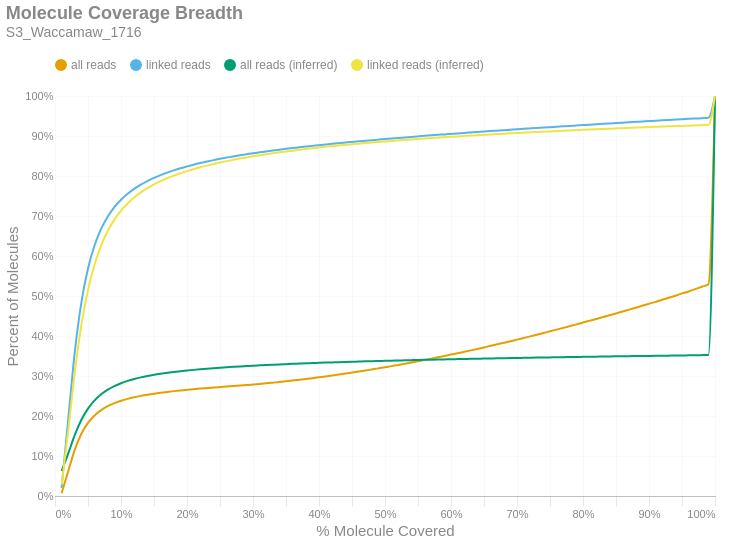

Here is the notebook cell this chart was saved with:
### Markdown cell above
### Molecule Read Coverage
This chart shows molecule coverage breadth as computed by the number of bases aligned to that molecule. In other words, "*how much of each unique long molecule is actually sequenced/aligned?*" Keep in mind there is a distinction between sequences and alignments, since some sequences belonging to a particular molecule may not align well and wouldn't appear in the alignment data. This chart also shows molecule coverage breadth as computed by the *inferred fragment* from which the aligned sequences originate. Unlike read coverage, this calculation takes into account the total insert size, including unsequenced gaps between the forward and reverse reads. Like the previous figures, these are cumulative percents.

### Code cell
if SKIPLR:
    print_html(f"Skipped")
else:
    binned_df = consolidated_hist(valids['coverage_bp'], mask, 0.01, True)
    binned_df_inf = consolidated_hist(valids['coverage_inserts'], mask, 0.01, True)
    binned_df = binned_df.with_columns(pl.lit(binned_df_inf['all reads (cumsum)']).alias('all reads (inferred)'))
    binned_df = binned_df.with_columns(pl.lit(binned_df_inf['linked reads (cumsum)']).alias('linked reads (inferred)'))
    binned_df = binned_df.with_columns(
        (pl.col('bin').cast(pl.Float64) + 0.01).alias('right_edge')
    )

    with SafeRender(binned_df):
        (
            density_plot(binned_df, 'Molecule Coverage Breadth', samplename, 'molcov', ['all reads (inferred)','linked reads (inferred)'])
            .encode(
                #x=alt.X('bin:Q', title="% Molecule Covered").axis(format = '%').scale(padding=0),
                x=alt.X('right_edge:Q', title="% Molecule Covered").axis(format='%').scale(padding=0),
                y=alt.Y('value:Q', title='Percent of Molecules')
                    .axis(format='%')
                    .stack(False)
                    .scale(domainMin=0, padding=0),
                color=alt.Color("key:N").scale(domain = ["all reads", "linked reads", "all reads (inferred)", "linked reads (inferred)"]),
                tooltip = [
                    alt.Tooltip("key:N", title = "Data Type"),
                    alt.Tooltip("range_label:N", title="% Molecule Covered"),
                    alt.Tooltip("value:Q", format = ".2%", title="% Molecules")
                ]
            )
        ).display()

### Figure 1 — Vega-Lite specification as saved in the notebook (floating-point values rounded to 4 significant figures)
{"width": "container", "height": 400, "config": {"title": {"anchor": "start", "dy": -15, "fontSize": 18, "color": "#888888", "subtitleColor": "#888888", "subtitleFontSize": 14}, "arc": {"fill": "#0072B2"}, "axis": {"domainColor": "#888888", "domainWidth": 0.5, "gridWidth": 0.2, "grid": false, "titleFontWeight": 400, "titleFontSize": 15, "labelFontSize": 11, "labelColor": "#888888", "tickColor": "#888888", "tickWidth": 0.2, "titleColor": "#888888"}, "axisBand": {"grid": false}, "axisX": {"grid": true, "tickSize": 10, "domainCap": "round"}, "axisY": {"domain": false, "grid": true, "tickSize": 0, "domainCap": "round"}, "background": "transparent", "header": {"labelFontSize": 15, "labelColor": "#888888", "titleFontSize": 15, "titleFontWeight": 600, "titleColor": "#888888"}, "legend": {"labelFont": "sans-serif", "labelFontSize": 12, "labelColor": "#888888", "symbolSize": 100, "symbolType": "circle", "titleFontSize": 12, "titlePadding": 10, "titleColor": "#888888", "title": null, "orient": "top"}, "range": {"category": ["#E69F00", "#56B4E9", "#009E73", "#F0E442", "#0072B2", "#D55E00", "#CC79A7", "#000000"], "diverging": ["#cfe8f3", "#a2d4ec", "#73bfe2", "#46abdb", "#1696d2", "#12719e"]}, "area": {"fill": "#0072B2", "fillOpacity": 0.7, "line": true, "strokeOpacity": 0.7}, "line": {"color": "#0072B2", "stroke": "#0072B2", "strokeWidth": 2}, "trail": {"color": "#0072B2", "stroke": "#0072B2", "strokeWidth": 0, "size": 1}, "point": {"filled": true, "fillOpacity": 1.0, "size": 95}, "text": {"color": "#888888", "fontSize": 11, "align": "right", "fontWeight": 400, "size": 11}, "bar": {"fill": "#0072B2", "stroke": null}, "view": {"stroke": null, "continuousWidth": 660, "continuousHeight": 400}}, "data": {"name": "data-cd6198a0d5f87f7f00e2169973776893"}, "mark": {"type": "line", "interpolate": "monotone", "point": {"opacity": 0, "size": 275}}, "encoding": {"color": {"field": "key", "scale": {"domain": ["all reads", "linked reads", "all reads (inferred)", "linked reads (inferred)"]}, "type": "nominal"}, "tooltip": [{"field": "key", "title": "Data Type", "type": "nominal"}, {"field": "range_label", "title": "% Molecule Covered", "type": "nominal"}, {"field": "value", "format": ".2%", "title": "% Molecules", "type": "quantitative"}], "x": {"axis": {"format": "%"}, "field": "right_edge", "scale": {"padding": 0}, "title": "% Molecule Covered", "type": "quantitative"}, "y": {"axis": {"format": "%"}, "field": "value", "scale": {"domainMin": 0, "padding": 0}, "stack": false, "title": "Percent of Molecules", "type": "quantitative"}}, "params": [{"name": "param_c36ac31b6afebe62", "select": {"type": "point", "fields": ["key"]}, "bind": "legend"}], "title": {"text": "Molecule Coverage Breadth", "subtitle": "S3_Waccamaw_1716"}, "transform": [{"fold": ["all reads (cumsum)", "linked reads (cumsum)", "all reads (inferred)", "linked reads (inferred)"]}, {"calculate": "replace(datum.key, ' (cumsum)', '')", "as": "key"}, {"filter": {"param": "param_c36ac31b6afebe62"}}], "usermeta": {"embedOptions": {"downloadFileName": "S3_Waccamaw_1716.molcov"}}, "$schema": "https://vega.github.io/schema/vega-lite/v6.1.0.json", "datasets": {"data-cd6198a0d5f87f7f00e2169973776893": [{"bin": "0.0", "interval": "0.0-0.01", "all reads": 0.006879, "linked reads": 0.02027, "all reads (cumsum)": 0.006879, "linked reads (cumsum)": 0.02027, "range_label": "0.0-0.01", "all reads (inferred)": 0.06247, "linked reads (inferred)": 0.02805, "right_edge": 0.01}, {"bin": "0.01", "interval": "0.01-0.02", "all reads": 0.05494, "linked reads": 0.1707, "all reads (cumsum)": 0.06182, "linked reads (cumsum)": 0.1909, "range_label": "0.01-0.02", "all reads (inferred)": 0.1059, "linked reads (inferred)": 0.1626, "right_edge": 0.02}, {"bin": "0.02", "interval": "0.02-0.03", "all reads": 0.05424, "linked reads": 0.1695, "all reads (cumsum)": 0.1161, "linked reads (cumsum)": 0.3604, "range_label": "0.02-0.03", "all reads (inferred)": 0.1529, "linked reads (inferred)": 0.3095, "right_edge": 0.03}, {"bin": "0.03", "interval": "0.03-0.04", "all reads": 0.03968, "linked reads": 0.1239, "all reads (cumsum)": 0.1557, "linked reads (cumsum)": 0.4843, "range_label": "0.03-0.04", "all reads (inferred)": 0.1906, "linked reads (inferred)": 0.4277, "right_edge": 0.04}, {"bin": "0.04", "interval": "0.04-0.05", "all reads": 0.02699, "linked reads": 0.08423, "all reads (cumsum)": 0.1827, "linked reads (cumsum)": 0.5685, "range_label": "0.04-0.05", "all reads (inferred)": 0.2185, "linked reads (inferred)": 0.5149, "right_edge": 0.05}, {"bin": "0.05", "interval": "0.05-0.06", "all reads": 0.01869, "linked reads": 0.05826, "all reads (cumsum)": 0.2014, "linked reads (cumsum)": 0.6268, "range_label": "0.05-0.06", "all reads (inferred)": 0.239, "linked reads (inferred)": 0.5793, "right_edge": 0.06}, {"bin": "0.06", "interval": "0.06-0.07", "all reads": 0.01337, "linked reads": 0.04163, "all reads (cumsum)": 0.2148, "linked reads (cumsum)": 0.6684, "range_label": "0.06-0.07", "all reads (inferred)": 0.2542, "linked reads (inferred)": 0.6268, "right_edge": 0.07}, {"bin": "0.07", "interval": "0.07-0.08", "all reads": 0.009809, "linked reads": 0.0305, "all reads (cumsum)": 0.2246, "linked reads (cumsum)": 0.6989, "range_label": "0.07-0.08", "all reads (inferred)": 0.2659, "linked reads (inferred)": 0.6632, "right_edge": 0.08}, {"bin": "0.08", "interval": "0.08-0.09", "all reads": 0.007541, "linked reads": 0.02334, "all reads (cumsum)": 0.2321, "linked reads (cumsum)": 0.7223, "range_label": "0.08-0.09", "all reads (inferred)": 0.2747, "linked reads (inferred)": 0.6909, "right_edge": 0.09}, {"bin": "0.09", "interval": "0.09-0.1", "all reads": 0.005927, "linked reads": 0.01833, "all reads (cumsum)": 0.2381, "linked reads (cumsum)": 0.7406, "range_label": "0.09-0.1", "all reads (inferred)": 0.2819, "linked reads (inferred)": 0.7133, "right_edge": 0.1}, {"bin": "0.1", "interval": "0.1-0.11", "all reads": 0.004813, "linked reads": 0.01482, "all reads (cumsum)": 0.2429, "linked reads (cumsum)": 0.7554, "range_label": "0.1-0.11", "all reads (inferred)": 0.2877, "linked reads (inferred)": 0.7314, "right_edge": 0.11}, {"bin": "0.11", "interval": "0.11-0.12", "all reads": 0.004039, "linked reads": 0.01244, "all reads (cumsum)": 0.2469, "linked reads (cumsum)": 0.7678, "range_label": "0.11-0.12", "all reads (inferred)": 0.2925, "linked reads (inferred)": 0.7464, "right_edge": 0.12}, {"bin": "0.12", "interval": "0.12-0.13", "all reads": 0.003377, "linked reads": 0.01036, "all reads (cumsum)": 0.2503, "linked reads (cumsum)": 0.7782, "range_label": "0.12-0.13", "all reads (inferred)": 0.2966, "linked reads (inferred)": 0.759, "right_edge": 0.13}, {"bin": "0.13", "interval": "0.13-0.14", "all reads": 0.002936, "linked reads": 0.008975, "all reads (cumsum)": 0.2532, "linked reads (cumsum)": 0.7872, "range_label": "0.13-0.14", "all reads (inferred)": 0.3, "linked reads (inferred)": 0.7697, "right_edge": 0.14}, {"bin": "0.14", "interval": "0.14-0.15", "all reads": 0.002596, "linked reads": 0.007937, "all reads (cumsum)": 0.2558, "linked reads (cumsum)": 0.7951, "range_label": "0.14-0.15", "all reads (inferred)": 0.303, "linked reads (inferred)": 0.7789, "right_edge": 0.15}, {"bin": "0.15", "interval": "0.15-0.16", "all reads": 0.002309, "linked reads": 0.006987, "all reads (cumsum)": 0.2581, "linked reads (cumsum)": 0.8021, "range_label": "0.15-0.16", "all reads (inferred)": 0.3057, "linked reads (inferred)": 0.7872, "right_edge": 0.16}, {"bin": "0.16", "interval": "0.16-0.17", "all reads": 0.002091, "linked reads": 0.006296, "all reads (cumsum)": 0.2602, "linked reads (cumsum)": 0.8084, "range_label": "0.16-0.17", "all reads (inferred)": 0.308, "linked reads (inferred)": 0.7944, "right_edge": 0.17}, {"bin": "0.17", "interval": "0.17-0.18", "all reads": 0.001942, "linked reads": 0.00579, "all reads (cumsum)": 0.2622, "linked reads (cumsum)": 0.8142, "range_label": "0.17-0.18", "all reads (inferred)": 0.3101, "linked reads (inferred)": 0.801, "right_edge": 0.18}, {"bin": "0.18", "interval": "0.18-0.19", "all reads": 0.001775, "linked reads": 0.005219, "all reads (cumsum)": 0.2639, "linked reads (cumsum)": 0.8194, "range_label": "0.18-0.19", "all reads (inferred)": 0.312, "linked reads (inferred)": 0.8068, "right_edge": 0.19}, {"bin": "0.19", "interval": "0.19-0.2", "all reads": 0.001581, "linked reads": 0.004583, "all reads (cumsum)": 0.2655, "linked reads (cumsum)": 0.824, "range_label": "0.19-0.2", "all reads (inferred)": 0.3137, "linked reads (inferred)": 0.8122, "right_edge": 0.2}, {"bin": "0.2", "interval": "0.2-0.21", "all reads": 0.001513, "linked reads": 0.004356, "all reads (cumsum)": 0.267, "linked reads (cumsum)": 0.8283, "range_label": "0.2-0.21", "all reads (inferred)": 0.3153, "linked reads (inferred)": 0.8171, "right_edge": 0.21}, {"bin": "0.21", "interval": "0.21-0.22", "all reads": 0.001411, "linked reads": 0.003987, "all reads (cumsum)": 0.2685, "linked reads (cumsum)": 0.8323, "range_label": "0.21-0.22", "all reads (inferred)": 0.3168, "linked reads (inferred)": 0.8217, "right_edge": 0.22}, {"bin": "0.22", "interval": "0.22-0.23", "all reads": 0.001334, "linked reads": 0.003695, "all reads (cumsum)": 0.2698, "linked reads (cumsum)": 0.836, "range_label": "0.22-0.23", "all reads (inferred)": 0.3182, "linked reads (inferred)": 0.826, "right_edge": 0.23}, {"bin": "0.23", "interval": "0.23-0.24", "all reads": 0.001322, "linked reads": 0.003638, "all reads (cumsum)": 0.2711, "linked reads (cumsum)": 0.8397, "range_label": "0.23-0.24", "all reads (inferred)": 0.3195, "linked reads (inferred)": 0.83, "right_edge": 0.24}, {"bin": "0.24", "interval": "0.24-0.25", "all reads": 0.00122, "linked reads": 0.003259, "all reads (cumsum)": 0.2723, "linked reads (cumsum)": 0.8429, "range_label": "0.24-0.25", "all reads (inferred)": 0.3207, "linked reads (inferred)": 0.8337, "right_edge": 0.25}, {"bin": "0.25", "interval": "0.25-0.26", "all reads": 0.001192, "linked reads": 0.003061, "all reads (cumsum)": 0.2735, "linked reads (cumsum)": 0.846, "range_label": "0.25-0.26", "all reads (inferred)": 0.3218, "linked reads (inferred)": 0.8371, "right_edge": 0.26}, {"bin": "0.26", "interval": "0.26-0.27", "all reads": 0.001227, "linked reads": 0.002987, "all reads (cumsum)": 0.2747, "linked reads (cumsum)": 0.849, "range_label": "0.26-0.27", "all reads (inferred)": 0.3229, "linked reads (inferred)": 0.8404, "right_edge": 0.27}, {"bin": "0.27", "interval": "0.27-0.28", "all reads": 0.001244, "linked reads": 0.00274, "all reads (cumsum)": 0.276, "linked reads (cumsum)": 0.8517, "range_label": "0.27-0.28", "all reads (inferred)": 0.3239, "linked reads (inferred)": 0.8435, "right_edge": 0.28}, {"bin": "0.28", "interval": "0.28-0.29", "all reads": 0.00129, "linked reads": 0.00257, "all reads (cumsum)": 0.2773, "linked reads (cumsum)": 0.8543, "range_label": "0.28-0.29", "all reads (inferred)": 0.3248, "linked reads (inferred)": 0.8464, "right_edge": 0.29}, {"bin": "0.29", "interval": "0.29-0.3", "all reads": 0.001406, "linked reads": 0.002508, "all reads (cumsum)": 0.2787, "linked reads (cumsum)": 0.8568, "range_label": "0.29-0.3", "all reads (inferred)": 0.3257, "linked reads (inferred)": 0.8492, "right_edge": 0.3}, {"bin": "0.3", "interval": "0.3-0.31", "all reads": 0.001446, "linked reads": 0.002313, "all reads (cumsum)": 0.2801, "linked reads (cumsum)": 0.8591, "range_label": "0.3-0.31", "all reads (inferred)": 0.3266, "linked reads (inferred)": 0.8518, "right_edge": 0.31}, {"bin": "0.31", "interval": "0.31-0.32", "all reads": 0.001545, "linked reads": 0.002337, "all reads (cumsum)": 0.2817, "linked reads (cumsum)": 0.8614, "range_label": "0.31-0.32", "all reads (inferred)": 0.3274, "linked reads (inferred)": 0.8544, "right_edge": 0.32}, {"bin": "0.32", "interval": "0.32-0.33", "all reads": 0.001654, "linked reads": 0.002276, "all reads (cumsum)": 0.2833, "linked reads (cumsum)": 0.8637, "range_label": "0.32-0.33", "all reads (inferred)": 0.3282, "linked reads (inferred)": 0.8568, "right_edge": 0.33}, {"bin": "0.33", "interval": "0.33-0.34", "all reads": 0.001687, "linked reads": 0.002089, "all reads (cumsum)": 0.285, "linked reads (cumsum)": 0.8658, "range_label": "0.33-0.34", "all reads (inferred)": 0.329, "linked reads (inferred)": 0.8591, "right_edge": 0.34}, {"bin": "0.34", "interval": "0.34-0.35", "all reads": 0.001758, "linked reads": 0.002062, "all reads (cumsum)": 0.2868, "linked reads (cumsum)": 0.8679, "range_label": "0.34-0.35", "all reads (inferred)": 0.3297, "linked reads (inferred)": 0.8613, "right_edge": 0.35}, {"bin": "0.35", "interval": "0.35-0.36", "all reads": 0.001824, "linked reads": 0.001955, "all reads (cumsum)": 0.2886, "linked reads (cumsum)": 0.8698, "range_label": "0.35-0.36", "all reads (inferred)": 0.3304, "linked reads (inferred)": 0.8634, "right_edge": 0.36}, {"bin": "0.36", "interval": "0.36-0.37", "all reads": 0.001888, "linked reads": 0.001841, "all reads (cumsum)": 0.2905, "linked reads (cumsum)": 0.8717, "range_label": "0.36-0.37", "all reads (inferred)": 0.331, "linked reads (inferred)": 0.8654, "right_edge": 0.37}, {"bin": "0.37", "interval": "0.37-0.38", "all reads": 0.001994, "linked reads": 0.001888, "all reads (cumsum)": 0.2925, "linked reads (cumsum)": 0.8735, "range_label": "0.37-0.38", "all reads (inferred)": 0.3317, "linked reads (inferred)": 0.8675, "right_edge": 0.38}, {"bin": "0.38", "interval": "0.38-0.39", "all reads": 0.002076, "linked reads": 0.001771, "all reads (cumsum)": 0.2946, "linked reads (cumsum)": 0.8753, "range_label": "0.38-0.39", "all reads (inferred)": 0.3323, "linked reads (inferred)": 0.8693, "right_edge": 0.39}, {"bin": "0.39", "interval": "0.39-0.4", "all reads": 0.002177, "linked reads": 0.001802, "all reads (cumsum)": 0.2967, "linked reads (cumsum)": 0.8771, "range_label": "0.39-0.4", "all reads (inferred)": 0.3329, "linked reads (inferred)": 0.8711, "right_edge": 0.4}, {"bin": "0.4", "interval": "0.4-0.41", "all reads": 0.002174, "linked reads": 0.001663, "all reads (cumsum)": 0.2989, "linked reads (cumsum)": 0.8788, "range_label": "0.4-0.41", "all reads (inferred)": 0.3335, "linked reads (inferred)": 0.8729, "right_edge": 0.41}, {"bin": "0.41", "interval": "0.41-0.42", "all reads": 0.002289, "linked reads": 0.00168, "all reads (cumsum)": 0.3012, "linked reads (cumsum)": 0.8805, "range_label": "0.41-0.42", "all reads (inferred)": 0.334, "linked reads (inferred)": 0.8746, "right_edge": 0.42}, {"bin": "0.42", "interval": "0.42-0.43", "all reads": 0.002369, "linked reads": 0.001607, "all reads (cumsum)": 0.3036, "linked reads (cumsum)": 0.8821, "range_label": "0.42-0.43", "all reads (inferred)": 0.3346, "linked reads (inferred)": 0.8763, "right_edge": 0.43}, {"bin": "0.43", "interval": "0.43-0.44", "all reads": 0.002433, "linked reads": 0.001597, "all reads (cumsum)": 0.306, "linked reads (cumsum)": 0.8837, "range_label": "0.43-0.44", "all reads (inferred)": 0.3351, "linked reads (inferred)": 0.8778, "right_edge": 0.44}, {"bin": "0.44", "interval": "0.44-0.45", "all reads": 0.0025, "linked reads": 0.001498, "all reads (cumsum)": 0.3085, "linked reads (cumsum)": 0.8852, "range_label": "0.44-0.45", "all reads (inferred)": 0.3356, "linked reads (inferred)": 0.8793, "right_edge": 0.45}, {"bin": "0.45", "interval": "0.45-0.46", "all reads": 0.002501, "linked reads": 0.001483, "all reads (cumsum)": 0.311, "linked reads (cumsum)": 0.8867, "range_label": "0.45-0.46", "all reads (inferred)": 0.3361, "linked reads (inferred)": 0.8808, "right_edge": 0.46}, {"bin": "0.46", "interval": "0.46-0.47", "all reads": 0.002646, "linked reads": 0.001482, "all reads (cumsum)": 0.3136, "linked reads (cumsum)": 0.8881, "range_label": "0.46-0.47", "all reads (inferred)": 0.3366, "linked reads (inferred)": 0.8822, "right_edge": 0.47}, {"bin": "0.47", "interval": "0.47-0.48", "all reads": 0.002694, "linked reads": 0.001379, "all reads (cumsum)": 0.3163, "linked reads (cumsum)": 0.8895, "range_label": "0.47-0.48", "all reads (inferred)": 0.337, "linked reads (inferred)": 0.8836, "right_edge": 0.48}, {"bin": "0.48", "interval": "0.48-0.49", "all reads": 0.002686, "linked reads": 0.001433, "all reads (cumsum)": 0.319, "linked reads (cumsum)": 0.8909, "range_label": "0.48-0.49", "all reads (inferred)": 0.3375, "linked reads (inferred)": 0.885, "right_edge": 0.49}, {"bin": "0.49", "interval": "0.49-0.5", "all reads": 0.003018, "linked reads": 0.001401, "all reads (cumsum)": 0.322, "linked reads (cumsum)": 0.8923, "range_label": "0.49-0.5", "all reads (inferred)": 0.338, "linked reads (inferred)": 0.8864, "right_edge": 0.5}, {"bin": "0.5", "interval": "0.5-0.51", "all reads": 0.002667, "linked reads": 0.001315, "all reads (cumsum)": 0.3247, "linked reads (cumsum)": 0.8937, "range_label": "0.5-0.51", "all reads (inferred)": 0.3384, "linked reads (inferred)": 0.8877, "right_edge": 0.51}, {"bin": "0.51", "interval": "0.51-0.52", "all reads": 0.003017, "linked reads": 0.001425, "all reads (cumsum)": 0.3277, "linked reads (cumsum)": 0.8951, "range_label": "0.51-0.52", "all reads (inferred)": 0.3388, "linked reads (inferred)": 0.8889, "right_edge": 0.52}, {"bin": "0.52", "interval": "0.52-0.53", "all reads": 0.00299, "linked reads": 0.001288, "all reads (cumsum)": 0.3307, "linked reads (cumsum)": 0.8964, "range_label": "0.52-0.53", "all reads (inferred)": 0.3392, "linked reads (inferred)": 0.8901, "right_edge": 0.53}, {"bin": "0.53", "interval": "0.53-0.54", "all reads": 0.003094, "linked reads": 0.001363, "all reads (cumsum)": 0.3338, "linked reads (cumsum)": 0.8977, "range_label": "0.53-0.54", "all reads (inferred)": 0.3396, "linked reads (inferred)": 0.8914, "right_edge": 0.54}, {"bin": "0.54", "interval": "0.54-0.55", "all reads": 0.003128, "linked reads": 0.001322, "all reads (cumsum)": 0.3369, "linked reads (cumsum)": 0.8991, "range_label": "0.54-0.55", "all reads (inferred)": 0.34, "linked reads (inferred)": 0.8926, "right_edge": 0.55}, {"bin": "0.55", "interval": "0.55-0.56", "all reads": 0.003228, "linked reads": 0.00131, "all reads (cumsum)": 0.3402, "linked reads (cumsum)": 0.9004, "range_label": "0.55-0.56", "all reads (inferred)": 0.3404, "linked reads (inferred)": 0.8937, "right_edge": 0.56}, {"bin": "0.56", "interval": "0.56-0.57", "all reads": 0.003252, "linked reads": 0.001271, "all reads (cumsum)": 0.3434, "linked reads (cumsum)": 0.9016, "range_label": "0.56-0.57", "all reads (inferred)": 0.3408, "linked reads (inferred)": 0.8948, "right_edge": 0.57}, {"bin": "0.57", "interval": "0.57-0.58", "all reads": 0.003276, "linked reads": 0.001228, "all reads (cumsum)": 0.3467, "linked reads (cumsum)": 0.9029, "range_label": "0.57-0.58", "all reads (inferred)": 0.3412, "linked reads (inferred)": 0.8959, "right_edge": 0.58}, {"bin": "0.58", "interval": "0.58-0.59", "all reads": 0.003311, "linked reads": 0.001179, "all reads (cumsum)": 0.35, "linked reads (cumsum)": 0.904, "range_label": "0.58-0.59", "all reads (inferred)": 0.3415, "linked reads (inferred)": 0.897, "right_edge": 0.59}, {"bin": "0.59", "interval": "0.59-0.6", "all reads": 0.003506, "linked reads": 0.001225, "all reads (cumsum)": 0.3535, "linked reads (cumsum)": 0.9053, "range_label": "0.59-0.6", "all reads (inferred)": 0.3419, "linked reads (inferred)": 0.898, "right_edge": 0.6}, {"bin": "0.6", "interval": "0.6-0.61", "all reads": 0.003369, "linked reads": 0.001213, "all reads (cumsum)": 0.3569, "linked reads (cumsum)": 0.9065, "range_label": "0.6-0.61", "all reads (inferred)": 0.3422, "linked reads (inferred)": 0.899, "right_edge": 0.61}, {"bin": "0.61", "interval": "0.61-0.62", "all reads": 0.003625, "linked reads": 0.001252, "all reads (cumsum)": 0.3605, "linked reads (cumsum)": 0.9077, "range_label": "0.61-0.62", "all reads (inferred)": 0.3426, "linked reads (inferred)": 0.9, "right_edge": 0.62}, {"bin": "0.62", "interval": "0.62-0.63", "all reads": 0.003536, "linked reads": 0.001142, "all reads (cumsum)": 0.364, "linked reads (cumsum)": 0.9089, "range_label": "0.62-0.63", "all reads (inferred)": 0.3429, "linked reads (inferred)": 0.901, "right_edge": 0.63}, {"bin": "0.63", "interval": "0.63-0.64", "all reads": 0.003641, "linked reads": 0.001154, "all reads (cumsum)": 0.3677, "linked reads (cumsum)": 0.91, "range_label": "0.63-0.64", "all reads (inferred)": 0.3432, "linked reads (inferred)": 0.902, "right_edge": 0.64}, {"bin": "0.64", "interval": "0.64-0.65", "all reads": 0.003728, "linked reads": 0.001214, "all reads (cumsum)": 0.3714, "linked reads (cumsum)": 0.9112, "range_label": "0.64-0.65", "all reads (inferred)": 0.3435, "linked reads (inferred)": 0.9029, "right_edge": 0.65}, {"bin": "0.65", "interval": "0.65-0.66", "all reads": 0.003974, "linked reads": 0.00111, "all reads (cumsum)": 0.3754, "linked reads (cumsum)": 0.9124, "range_label": "0.65-0.66", "all reads (inferred)": 0.3439, "linked reads (inferred)": 0.9039, "right_edge": 0.66}, {"bin": "0.66", "interval": "0.66-0.67", "all reads": 0.003741, "linked reads": 0.001066, "all reads (cumsum)": 0.3791, "linked reads (cumsum)": 0.9134, "range_label": "0.66-0.67", "all reads (inferred)": 0.3442, "linked reads (inferred)": 0.9048, "right_edge": 0.67}, {"bin": "0.67", "interval": "0.67-0.68", "all reads": 0.003841, "linked reads": 0.001123, "all reads (cumsum)": 0.383, "linked reads (cumsum)": 0.9145, "range_label": "0.67-0.68", "all reads (inferred)": 0.3445, "linked reads (inferred)": 0.9057, "right_edge": 0.68}, {"bin": "0.68", "interval": "0.68-0.69", "all reads": 0.003904, "linked reads": 0.00114, "all reads (cumsum)": 0.3869, "linked reads (cumsum)": 0.9157, "range_label": "0.68-0.69", "all reads (inferred)": 0.3448, "linked reads (inferred)": 0.9066, "right_edge": 0.69}, {"bin": "0.69", "interval": "0.69-0.7", "all reads": 0.004057, "linked reads": 0.001152, "all reads (cumsum)": 0.3909, "linked reads (cumsum)": 0.9168, "range_label": "0.69-0.7", "all reads (inferred)": 0.3451, "linked reads (inferred)": 0.9075, "right_edge": 0.7}, {"bin": "0.7", "interval": "0.7-0.71", "all reads": 0.004045, "linked reads": 0.001092, "all reads (cumsum)": 0.395, "linked reads (cumsum)": 0.9179, "range_label": "0.7-0.71", "all reads (inferred)": 0.3454, "linked reads (inferred)": 0.9083, "right_edge": 0.71}, {"bin": "0.71", "interval": "0.71-0.72", "all reads": 0.004077, "linked reads": 0.001022, "all reads (cumsum)": 0.3991, "linked reads (cumsum)": 0.919, "range_label": "0.71-0.72", "all reads (inferred)": 0.3457, "linked reads (inferred)": 0.9092, "right_edge": 0.72}, {"bin": "0.72", "interval": "0.72-0.73", "all reads": 0.004235, "linked reads": 0.001043, "all reads (cumsum)": 0.4033, "linked reads (cumsum)": 0.92, "range_label": "0.72-0.73", "all reads (inferred)": 0.346, "linked reads (inferred)": 0.91, "right_edge": 0.73}, {"bin": "0.73", "interval": "0.73-0.74", "all reads": 0.004131, "linked reads": 0.001104, "all reads (cumsum)": 0.4074, "linked reads (cumsum)": 0.9211, "range_label": "0.73-0.74", "all reads (inferred)": 0.3462, "linked reads (inferred)": 0.9108, "right_edge": 0.74}, {"bin": "0.74", "interval": "0.74-0.75", "all reads": 0.004403, "linked reads": 0.001063, "all reads (cumsum)": 0.4118, "linked reads (cumsum)": 0.9222, "range_label": "0.74-0.75", "all reads (inferred)": 0.3465, "linked reads (inferred)": 0.9115, "right_edge": 0.75}, {"bin": "0.75", "interval": "0.75-0.76", "all reads": 0.004178, "linked reads": 0.001037, "all reads (cumsum)": 0.416, "linked reads (cumsum)": 0.9232, "range_label": "0.75-0.76", "all reads (inferred)": 0.3468, "linked reads (inferred)": 0.9123, "right_edge": 0.76}, {"bin": "0.76", "interval": "0.76-0.77", "all reads": 0.004322, "linked reads": 0.001021, "all reads (cumsum)": 0.4203, "linked reads (cumsum)": 0.9242, "range_label": "0.76-0.77", "all reads (inferred)": 0.347, "linked reads (inferred)": 0.9131, "right_edge": 0.77}, {"bin": "0.77", "interval": "0.77-0.78", "all reads": 0.00434, "linked reads": 0.001034, "all reads (cumsum)": 0.4247, "linked reads (cumsum)": 0.9253, "range_label": "0.77-0.78", "all reads (inferred)": 0.3473, "linked reads (inferred)": 0.9139, "right_edge": 0.78}, {"bin": "0.78", "interval": "0.78-0.79", "all reads": 0.00434, "linked reads": 0.001063, "all reads (cumsum)": 0.429, "linked reads (cumsum)": 0.9263, "range_label": "0.78-0.79", "all reads (inferred)": 0.3476, "linked reads (inferred)": 0.9147, "right_edge": 0.79}, {"bin": "0.79", "interval": "0.79-0.8", "all reads": 0.004719, "linked reads": 0.001083, "all reads (cumsum)": 0.4337, "linked reads (cumsum)": 0.9274, "range_label": "0.79-0.8", "all reads (inferred)": 0.3479, "linked reads (inferred)": 0.9154, "right_edge": 0.8}, {"bin": "0.8", "interval": "0.8-0.81", "all reads": 0.004342, "linked reads": 0.00102, "all reads (cumsum)": 0.4381, "linked reads (cumsum)": 0.9284, "range_label": "0.8-0.81", "all reads (inferred)": 0.3481, "linked reads (inferred)": 0.9162, "right_edge": 0.81}, {"bin": "0.81", "interval": "0.81-0.82", "all reads": 0.004451, "linked reads": 0.0009691, "all reads (cumsum)": 0.4425, "linked reads (cumsum)": 0.9294, "range_label": "0.81-0.82", "all reads (inferred)": 0.3484, "linked reads (inferred)": 0.9169, "right_edge": 0.82}, {"bin": "0.82", "interval": "0.82-0.83", "all reads": 0.004677, "linked reads": 0.001017, "all reads (cumsum)": 0.4472, "linked reads (cumsum)": 0.9304, "range_label": "0.82-0.83", "all reads (inferred)": 0.3486, "linked reads (inferred)": 0.9176, "right_edge": 0.83}, {"bin": "0.83", "interval": "0.83-0.84", "all reads": 0.004664, "linked reads": 0.0009827, "all reads (cumsum)": 0.4519, "linked reads (cumsum)": 0.9314, "range_label": "0.83-0.84", "all reads (inferred)": 0.3489, "linked reads (inferred)": 0.9183, "right_edge": 0.84}, {"bin": "0.84", "interval": "0.84-0.85", "all reads": 0.004613, "linked reads": 0.0009744, "all reads (cumsum)": 0.4565, "linked reads (cumsum)": 0.9324, "range_label": "0.84-0.85", "all reads (inferred)": 0.3491, "linked reads (inferred)": 0.919, "right_edge": 0.85}, {"bin": "0.85", "interval": "0.85-0.86", "all reads": 0.004726, "linked reads": 0.0009691, "all reads (cumsum)": 0.4612, "linked reads (cumsum)": 0.9333, "range_label": "0.85-0.86", "all reads (inferred)": 0.3494, "linked reads (inferred)": 0.9197, "right_edge": 0.86}, {"bin": "0.86", "interval": "0.86-0.87", "all reads": 0.00474, "linked reads": 0.0009744, "all reads (cumsum)": 0.4659, "linked reads (cumsum)": 0.9343, "range_label": "0.86-0.87", "all reads (inferred)": 0.3496, "linked reads (inferred)": 0.9203, "right_edge": 0.87}, {"bin": "0.87", "interval": "0.87-0.88", "all reads": 0.004845, "linked reads": 0.001022, "all reads (cumsum)": 0.4708, "linked reads (cumsum)": 0.9353, "range_label": "0.87-0.88", "all reads (inferred)": 0.3498, "linked reads (inferred)": 0.921, "right_edge": 0.88}, {"bin": "0.88", "interval": "0.88-0.89", "all reads": 0.004799, "linked reads": 0.0009472, "all reads (cumsum)": 0.4756, "linked reads (cumsum)": 0.9363, "range_label": "0.88-0.89", "all reads (inferred)": 0.35, "linked reads (inferred)": 0.9216, "right_edge": 0.89}, {"bin": "0.89", "interval": "0.89-0.9", "all reads": 0.005086, "linked reads": 0.001005, "all reads (cumsum)": 0.4807, "linked reads (cumsum)": 0.9373, "range_label": "0.89-0.9", "all reads (inferred)": 0.3503, "linked reads (inferred)": 0.9222, "right_edge": 0.9}, {"bin": "0.9", "interval": "0.9-0.91", "all reads": 0.004706, "linked reads": 0.0008939, "all reads (cumsum)": 0.4854, "linked reads (cumsum)": 0.9382, "range_label": "0.9-0.91", "all reads (inferred)": 0.3505, "linked reads (inferred)": 0.9228, "right_edge": 0.91}, {"bin": "0.91", "interval": "0.91-0.92", "all reads": 0.005446, "linked reads": 0.0009461, "all reads (cumsum)": 0.4908, "linked reads (cumsum)": 0.9391, "range_label": "0.91-0.92", "all reads (inferred)": 0.3507, "linked reads (inferred)": 0.9235, "right_edge": 0.92}, {"bin": "0.92", "interval": "0.92-0.93", "all reads": 0.004735, "linked reads": 0.0009294, "all reads (cumsum)": 0.4956, "linked reads (cumsum)": 0.9401, "range_label": "0.92-0.93", "all reads (inferred)": 0.3509, "linked reads (inferred)": 0.9241, "right_edge": 0.93}, {"bin": "0.93", "interval": "0.93-0.94", "all reads": 0.005217, "linked reads": 0.0008855, "all reads (cumsum)": 0.5008, "linked reads (cumsum)": 0.9409, "range_label": "0.93-0.94", "all reads (inferred)": 0.3512, "linked reads (inferred)": 0.9247, "right_edge": 0.94}, {"bin": "0.94", "interval": "0.94-0.95", "all reads": 0.005688, "linked reads": 0.0009064, "all reads (cumsum)": 0.5065, "linked reads (cumsum)": 0.9418, "range_label": "0.94-0.95", "all reads (inferred)": 0.3514, "linked reads (inferred)": 0.9253, "right_edge": 0.95}, {"bin": "0.95", "interval": "0.95-0.96", "all reads": 0.004953, "linked reads": 0.0009754, "all reads (cumsum)": 0.5114, "linked reads (cumsum)": 0.9428, "range_label": "0.95-0.96", "all reads (inferred)": 0.3517, "linked reads (inferred)": 0.9259, "right_edge": 0.96}, {"bin": "0.96", "interval": "0.96-0.97", "all reads": 0.005639, "linked reads": 0.0008698, "all reads (cumsum)": 0.517, "linked reads (cumsum)": 0.9437, "range_label": "0.96-0.97", "all reads (inferred)": 0.3519, "linked reads (inferred)": 0.9265, "right_edge": 0.97}, {"bin": "0.97", "interval": "0.97-0.98", "all reads": 0.006104, "linked reads": 0.0008228, "all reads (cumsum)": 0.5232, "linked reads (cumsum)": 0.9445, "range_label": "0.97-0.98", "all reads (inferred)": 0.3522, "linked reads (inferred)": 0.9271, "right_edge": 0.98}, {"bin": "0.98", "interval": "0.98-0.99", "all reads": 0.005842, "linked reads": 0.0009691, "all reads (cumsum)": 0.529, "linked reads (cumsum)": 0.9455, "range_label": "0.98-0.99", "all reads (inferred)": 0.3525, "linked reads (inferred)": 0.9276, "right_edge": 0.99}, {"bin": "0.99", "interval": "0.99-1.0", "all reads": 0.471, "linked reads": 0.05452, "all reads (cumsum)": 1.0, "linked reads (cumsum)": 1.0, "range_label": "0.99-1.0", "all reads (inferred)": 1.0, "linked reads (inferred)": 1.0, "right_edge": 1.0}]}}
